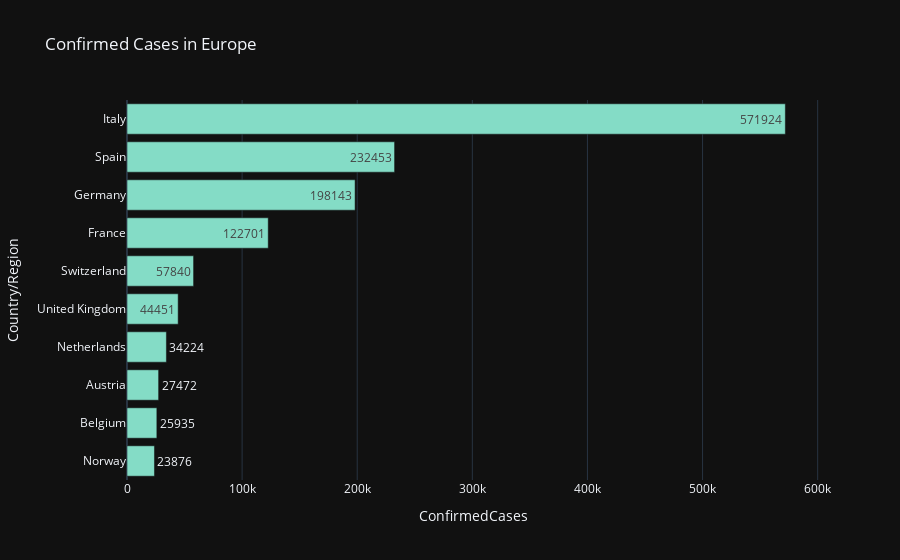

This figure's notebook cell:
### Code cell
fig = px.bar(europe_grouped_latest.sort_values('ConfirmedCases', ascending=False)[:10][::-1], 
             x='ConfirmedCases', y='Country/Region', color_discrete_sequence=['#84DCC6'],
             title='Confirmed Cases in Europe', text='ConfirmedCases', orientation='h')
fig.show()

### Figure 1 — Plotly figure (JSON) as saved in the notebook; plotly's stock layout.template omitted (floating-point values rounded to 4 significant figures)
{"data": [{"alignmentgroup": "True", "hoverlabel": {"namelength": 0}, "hovertemplate": "ConfirmedCases=%{text}<br>Country/Region=%{y}", "legendgroup": "", "marker": {"color": "#84DCC6"}, "name": "", "offsetgroup": "", "orientation": "h", "showlegend": false, "text": [23876, 25935, 27472, 34224, 44451, 57840, 122701, 198143, 232453, 571924], "textposition": "auto", "type": "bar", "x": [23876, 25935, 27472, 34224, 44451, 57840, 122701, 198143, 232453, 571924], "xaxis": "x", "y": ["Norway", "Belgium", "Austria", "Netherlands", "United Kingdom", "Switzerland", "France", "Germany", "Spain", "Italy"], "yaxis": "y"}], "layout": {"barmode": "relative", "legend": {"tracegroupgap": 0}, "title": {"text": "Confirmed Cases in Europe"}, "xaxis": {"anchor": "y", "domain": [0, 1], "title": {"text": "ConfirmedCases"}}, "yaxis": {"anchor": "x", "domain": [0, 1], "title": {"text": "Country/Region"}}}}
